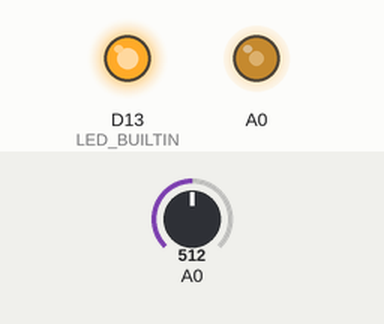
Recording of a sketch running on a simulated Arduino Zero (SAMD21). Parts: output pins drawn as LEDs (lit = HIGH). The inputs (shaded band) are chosen by the test bench; at power-on: A0 = 512 (analog values on the 0–1023 scale).

Above: at 1.2 s.
1.3 s: A0 set to 716
At 2.1 s:
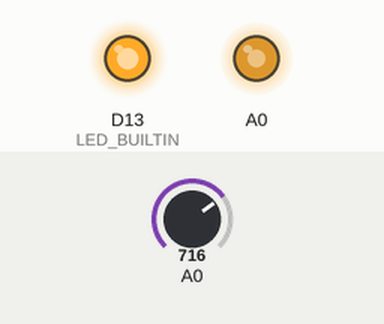
2.8 s: A0 set to 900
At 3.4 s:
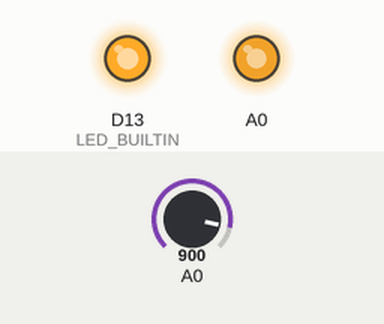
4.3 s: A0 set to 122
At 4.7 s:
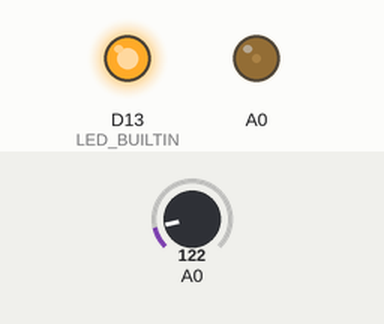
5.8 s: A0 set to 0
At 7.0 s:
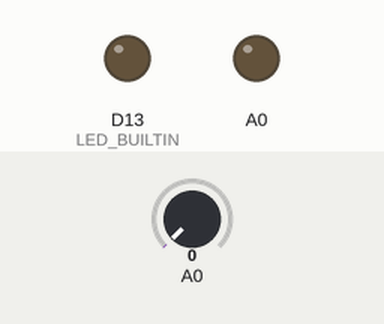
7.3 s: A0 set to 511
At 8.5 s:
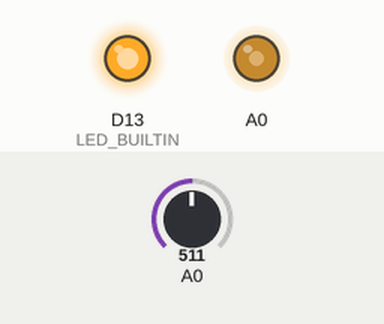
Timing chart, 0 to 9.8 s (numbered marks = the images above; inputs shaded):
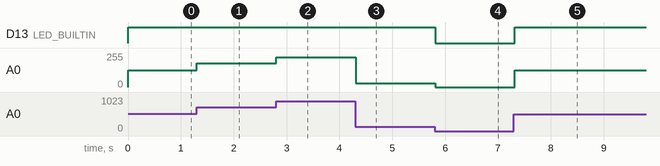

The sketch:

r4analog.ino
```cpp
void setup() {
  pinMode(LED_BUILTIN, OUTPUT);
  analogReadResolution(14);
  analogWriteResolution(12);
}
void loop() {
  int v = analogRead(A0);
  analogWrite(DAC, v >> 2);
  digitalWrite(LED_BUILTIN, v > 100 ? HIGH : LOW);
  delay(50);
}
```

Measured:
- after the input at 1.3 s, A0: 127/255 → 178/255 at once
- after the input at 2.8 s, A0: 178/255 → 224/255 at once
- after the input at 4.3 s, A0: 224/255 → 30/255 at once
- after the input at 5.8 s, D13 (LED_BUILTIN): HIGH → LOW at once; A0: 30/255 → 0/255 at once
- after the input at 7.3 s, D13 (LED_BUILTIN): LOW → HIGH at once; A0: 0/255 → 127/255 at once
